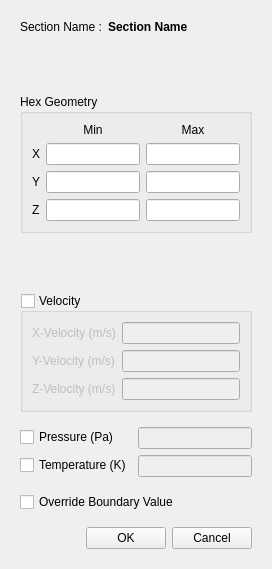
<?xml version="1.0" encoding="UTF-8"?>
<ui version="4.0">
 <class>sectionDialog</class>
 <widget class="QDialog" name="sectionDialog">
  <property name="geometry">
   <rect>
    <x>0</x>
    <y>0</y>
    <width>270</width>
    <height>561</height>
   </rect>
  </property>
  <property name="windowTitle">
   <string>Initialization Option</string>
  </property>
  <layout class="QVBoxLayout" name="verticalLayout">
   <item>
    <widget class="QStackedWidget" name="stackedWidget">
     <property name="currentIndex">
      <number>1</number>
     </property>
     <widget class="QWidget" name="creatPage">
      <layout class="QVBoxLayout" name="verticalLayout_10">
       <item>
        <widget class="QWidget" name="widget_2" native="true">
         <layout class="QHBoxLayout" name="horizontalLayout_5">
          <property name="leftMargin">
           <number>0</number>
          </property>
          <property name="topMargin">
           <number>0</number>
          </property>
          <property name="rightMargin">
           <number>0</number>
          </property>
          <property name="bottomMargin">
           <number>0</number>
          </property>
          <item>
           <widget class="QLabel" name="label_7">
            <property name="font">
             <font>
              <bold>false</bold>
             </font>
            </property>
            <property name="text">
             <string>Section Name :</string>
            </property>
           </widget>
          </item>
          <item>
           <widget class="QLineEdit" name="sectionNameInput"/>
          </item>
         </layout>
        </widget>
       </item>
       <item>
        <widget class="QGroupBox" name="groupBox">
         <property name="title">
          <string>Section Type</string>
         </property>
         <layout class="QVBoxLayout" name="verticalLayout_9">
          <item>
           <widget class="QRadioButton" name="hexType">
            <property name="text">
             <string>Hex</string>
            </property>
            <property name="checked">
             <bool>true</bool>
            </property>
           </widget>
          </item>
          <item>
           <widget class="QRadioButton" name="cylinderType">
            <property name="text">
             <string>Cylinder</string>
            </property>
           </widget>
          </item>
          <item>
           <widget class="QRadioButton" name="sphereType">
            <property name="text">
             <string>Sphere</string>
            </property>
           </widget>
          </item>
          <item>
           <widget class="QRadioButton" name="cellZoneType">
            <property name="text">
             <string>Cell Zone</string>
            </property>
           </widget>
          </item>
          <item>
           <spacer name="verticalSpacer">
            <property name="orientation">
             <enum>Qt::Vertical</enum>
            </property>
            <property name="sizeHint" stdset="0">
             <size>
              <width>20</width>
              <height>0</height>
             </size>
            </property>
           </spacer>
          </item>
         </layout>
        </widget>
       </item>
       <item>
        <widget class="QWidget" name="layout" native="true">
         <layout class="QHBoxLayout" name="horizontalLayout_6">
          <property name="rightMargin">
           <number>0</number>
          </property>
          <property name="bottomMargin">
           <number>0</number>
          </property>
          <item>
           <spacer name="horizontalSpacer">
            <property name="orientation">
             <enum>Qt::Horizontal</enum>
            </property>
            <property name="sizeHint" stdset="0">
             <size>
              <width>40</width>
              <height>20</height>
             </size>
            </property>
           </spacer>
          </item>
          <item>
           <widget class="QPushButton" name="nextButton">
            <property name="text">
             <string>Next</string>
            </property>
           </widget>
          </item>
          <item>
           <widget class="QPushButton" name="cancelButton">
            <property name="text">
             <string>Cancel</string>
            </property>
           </widget>
          </item>
         </layout>
        </widget>
       </item>
      </layout>
     </widget>
     <widget class="QWidget" name="editPage">
      <layout class="QVBoxLayout" name="verticalLayout_11">
       <item>
        <widget class="QWidget" name="widget_1" native="true">
         <layout class="QHBoxLayout" name="horizontalLayout_4">
          <property name="leftMargin">
           <number>0</number>
          </property>
          <property name="topMargin">
           <number>0</number>
          </property>
          <property name="rightMargin">
           <number>0</number>
          </property>
          <property name="bottomMargin">
           <number>0</number>
          </property>
          <item>
           <widget class="QLabel" name="label">
            <property name="sizePolicy">
             <sizepolicy hsizetype="Minimum" vsizetype="Preferred">
              <horstretch>0</horstretch>
              <verstretch>0</verstretch>
             </sizepolicy>
            </property>
            <property name="font">
             <font>
              <bold>false</bold>
             </font>
            </property>
            <property name="text">
             <string>Section Name :</string>
            </property>
           </widget>
          </item>
          <item>
           <widget class="QLabel" name="sectionName">
            <property name="sizePolicy">
             <sizepolicy hsizetype="Minimum" vsizetype="Preferred">
              <horstretch>1</horstretch>
              <verstretch>0</verstretch>
             </sizepolicy>
            </property>
            <property name="font">
             <font>
              <bold>true</bold>
             </font>
            </property>
            <property name="text">
             <string>Section Name</string>
            </property>
           </widget>
          </item>
         </layout>
        </widget>
       </item>
       <item>
        <widget class="QStackedWidget" name="sectionStack">
         <property name="font">
          <font>
           <bold>false</bold>
          </font>
         </property>
         <property name="currentIndex">
          <number>0</number>
         </property>
         <widget class="QWidget" name="page_0">
          <layout class="QVBoxLayout" name="verticalLayout_6">
           <property name="leftMargin">
            <number>0</number>
           </property>
           <property name="topMargin">
            <number>0</number>
           </property>
           <property name="rightMargin">
            <number>0</number>
           </property>
           <property name="bottomMargin">
            <number>0</number>
           </property>
           <item>
            <widget class="QGroupBox" name="hexGroup">
             <property name="sizePolicy">
              <sizepolicy hsizetype="Preferred" vsizetype="Fixed">
               <horstretch>0</horstretch>
               <verstretch>0</verstretch>
              </sizepolicy>
             </property>
             <property name="title">
              <string>Hex Geometry</string>
             </property>
             <layout class="QGridLayout" name="gridLayout">
              <property name="leftMargin">
               <number>9</number>
              </property>
              <property name="topMargin">
               <number>9</number>
              </property>
              <property name="rightMargin">
               <number>9</number>
              </property>
              <property name="bottomMargin">
               <number>9</number>
              </property>
              <item row="5" column="0">
               <widget class="QLabel" name="label_4">
                <property name="text">
                 <string>Y</string>
                </property>
               </widget>
              </item>
              <item row="5" column="1">
               <widget class="QLineEdit" name="minPointY"/>
              </item>
              <item row="6" column="0">
               <widget class="QLabel" name="label_9">
                <property name="text">
                 <string>Z</string>
                </property>
               </widget>
              </item>
              <item row="6" column="2">
               <widget class="QLineEdit" name="maxPointZ"/>
              </item>
              <item row="5" column="2">
               <widget class="QLineEdit" name="maxPointY"/>
              </item>
              <item row="4" column="1">
               <widget class="QLineEdit" name="minPointX"/>
              </item>
              <item row="1" column="2">
               <widget class="QLabel" name="label_13">
                <property name="sizePolicy">
                 <sizepolicy hsizetype="Preferred" vsizetype="Fixed">
                  <horstretch>0</horstretch>
                  <verstretch>0</verstretch>
                 </sizepolicy>
                </property>
                <property name="text">
                 <string>Max</string>
                </property>
                <property name="alignment">
                 <set>Qt::AlignCenter</set>
                </property>
               </widget>
              </item>
              <item row="1" column="1">
               <widget class="QLabel" name="label_2">
                <property name="sizePolicy">
                 <sizepolicy hsizetype="Preferred" vsizetype="Fixed">
                  <horstretch>0</horstretch>
                  <verstretch>0</verstretch>
                 </sizepolicy>
                </property>
                <property name="text">
                 <string>Min</string>
                </property>
                <property name="alignment">
                 <set>Qt::AlignCenter</set>
                </property>
               </widget>
              </item>
              <item row="6" column="1">
               <widget class="QLineEdit" name="minPointZ"/>
              </item>
              <item row="4" column="0">
               <widget class="QLabel" name="label_3">
                <property name="text">
                 <string>X</string>
                </property>
               </widget>
              </item>
              <item row="4" column="2">
               <widget class="QLineEdit" name="maxPointX"/>
              </item>
             </layout>
            </widget>
           </item>
          </layout>
         </widget>
         <widget class="QWidget" name="page_1">
          <layout class="QVBoxLayout" name="verticalLayout_5">
           <property name="leftMargin">
            <number>0</number>
           </property>
           <property name="topMargin">
            <number>0</number>
           </property>
           <property name="rightMargin">
            <number>0</number>
           </property>
           <property name="bottomMargin">
            <number>0</number>
           </property>
           <item>
            <widget class="QGroupBox" name="cylinderGroup">
             <property name="sizePolicy">
              <sizepolicy hsizetype="Preferred" vsizetype="Fixed">
               <horstretch>0</horstretch>
               <verstretch>0</verstretch>
              </sizepolicy>
             </property>
             <property name="title">
              <string>Cylinder Geometry</string>
             </property>
             <layout class="QVBoxLayout" name="verticalLayout_3">
              <item>
               <widget class="QWidget" name="horizontalWidget" native="true">
                <layout class="QHBoxLayout" name="horizontalLayout_3">
                 <item>
                  <widget class="QGroupBox" name="axisPoint1">
                   <property name="title">
                    <string>Axis Point 1</string>
                   </property>
                   <layout class="QFormLayout" name="formLayout_2">
                    <item row="0" column="0">
                     <widget class="QLabel" name="xLabel">
                      <property name="text">
                       <string>X</string>
                      </property>
                     </widget>
                    </item>
                    <item row="0" column="1">
                     <widget class="QLineEdit" name="p1x"/>
                    </item>
                    <item row="1" column="0">
                     <widget class="QLabel" name="yLabel">
                      <property name="text">
                       <string>Y</string>
                      </property>
                     </widget>
                    </item>
                    <item row="1" column="1">
                     <widget class="QLineEdit" name="p1y"/>
                    </item>
                    <item row="2" column="0">
                     <widget class="QLabel" name="zLabel">
                      <property name="text">
                       <string>Z</string>
                      </property>
                     </widget>
                    </item>
                    <item row="2" column="1">
                     <widget class="QLineEdit" name="p1z"/>
                    </item>
                   </layout>
                  </widget>
                 </item>
                 <item>
                  <widget class="QGroupBox" name="axisPoint2">
                   <property name="title">
                    <string>Axis Point 2</string>
                   </property>
                   <layout class="QFormLayout" name="formLayout">
                    <item row="1" column="0">
                     <widget class="QLabel" name="yLabel_2">
                      <property name="text">
                       <string>Y</string>
                      </property>
                     </widget>
                    </item>
                    <item row="1" column="1">
                     <widget class="QLineEdit" name="p2y"/>
                    </item>
                    <item row="2" column="0">
                     <widget class="QLabel" name="zLabel_2">
                      <property name="text">
                       <string>Z</string>
                      </property>
                     </widget>
                    </item>
                    <item row="2" column="1">
                     <widget class="QLineEdit" name="p2z"/>
                    </item>
                    <item row="0" column="1">
                     <widget class="QLineEdit" name="p2x"/>
                    </item>
                    <item row="0" column="0">
                     <widget class="QLabel" name="xLabel_2">
                      <property name="text">
                       <string>X</string>
                      </property>
                     </widget>
                    </item>
                   </layout>
                  </widget>
                 </item>
                </layout>
               </widget>
              </item>
              <item>
               <widget class="QGroupBox" name="radiousGroup">
                <property name="sizePolicy">
                 <sizepolicy hsizetype="Preferred" vsizetype="Fixed">
                  <horstretch>0</horstretch>
                  <verstretch>0</verstretch>
                 </sizepolicy>
                </property>
                <property name="title">
                 <string>Radius</string>
                </property>
                <layout class="QFormLayout" name="formLayout_6">
                 <item row="0" column="0">
                  <widget class="QLabel" name="radiusLabel">
                   <property name="text">
                    <string>R</string>
                   </property>
                  </widget>
                 </item>
                 <item row="0" column="1">
                  <widget class="QLineEdit" name="cylinderRadius"/>
                 </item>
                </layout>
               </widget>
              </item>
             </layout>
            </widget>
           </item>
          </layout>
         </widget>
         <widget class="QWidget" name="page_2">
          <layout class="QVBoxLayout" name="verticalLayout_7">
           <property name="leftMargin">
            <number>0</number>
           </property>
           <property name="topMargin">
            <number>0</number>
           </property>
           <property name="rightMargin">
            <number>0</number>
           </property>
           <property name="bottomMargin">
            <number>0</number>
           </property>
           <item>
            <widget class="QGroupBox" name="sphereGroup">
             <property name="sizePolicy">
              <sizepolicy hsizetype="Preferred" vsizetype="Fixed">
               <horstretch>0</horstretch>
               <verstretch>0</verstretch>
              </sizepolicy>
             </property>
             <property name="title">
              <string>Sphere Geometry</string>
             </property>
             <layout class="QVBoxLayout" name="verticalLayout_2">
              <item>
               <widget class="QGroupBox" name="centerGroup">
                <property name="title">
                 <string>Center Point</string>
                </property>
                <layout class="QFormLayout" name="formLayout_7">
                 <item row="0" column="0">
                  <widget class="QLabel" name="xLabel_4">
                   <property name="text">
                    <string>X</string>
                   </property>
                  </widget>
                 </item>
                 <item row="0" column="1">
                  <widget class="QLineEdit" name="cx"/>
                 </item>
                 <item row="1" column="0">
                  <widget class="QLabel" name="yLabel_4">
                   <property name="text">
                    <string>Y</string>
                   </property>
                  </widget>
                 </item>
                 <item row="1" column="1">
                  <widget class="QLineEdit" name="cy"/>
                 </item>
                 <item row="2" column="0">
                  <widget class="QLabel" name="zLabel_4">
                   <property name="text">
                    <string>Z</string>
                   </property>
                  </widget>
                 </item>
                 <item row="2" column="1">
                  <widget class="QLineEdit" name="cz"/>
                 </item>
                </layout>
               </widget>
              </item>
              <item>
               <widget class="QGroupBox" name="radiousGroup_2">
                <property name="sizePolicy">
                 <sizepolicy hsizetype="Preferred" vsizetype="Fixed">
                  <horstretch>0</horstretch>
                  <verstretch>0</verstretch>
                 </sizepolicy>
                </property>
                <property name="title">
                 <string>Radius</string>
                </property>
                <layout class="QFormLayout" name="formLayout_8">
                 <item row="0" column="0">
                  <widget class="QLabel" name="radiusLabel_2">
                   <property name="text">
                    <string>R</string>
                   </property>
                  </widget>
                 </item>
                 <item row="0" column="1">
                  <widget class="QLineEdit" name="sphereRadius"/>
                 </item>
                </layout>
               </widget>
              </item>
             </layout>
            </widget>
           </item>
          </layout>
         </widget>
         <widget class="QWidget" name="page_3">
          <layout class="QVBoxLayout" name="verticalLayout_8">
           <property name="leftMargin">
            <number>0</number>
           </property>
           <property name="topMargin">
            <number>0</number>
           </property>
           <property name="rightMargin">
            <number>0</number>
           </property>
           <item>
            <widget class="QGroupBox" name="cellZoneGroup">
             <property name="sizePolicy">
              <sizepolicy hsizetype="Preferred" vsizetype="Fixed">
               <horstretch>0</horstretch>
               <verstretch>0</verstretch>
              </sizepolicy>
             </property>
             <property name="title">
              <string>Cell Zone</string>
             </property>
             <layout class="QVBoxLayout" name="cellZoneGroupLayout"/>
            </widget>
           </item>
          </layout>
         </widget>
        </widget>
       </item>
       <item>
        <widget class="QWidget" name="widget_10" native="true">
         <layout class="QVBoxLayout" name="initialValuesLayout">
          <property name="leftMargin">
           <number>0</number>
          </property>
          <property name="topMargin">
           <number>0</number>
          </property>
          <property name="rightMargin">
           <number>0</number>
          </property>
          <property name="bottomMargin">
           <number>0</number>
          </property>
          <item>
           <widget class="QGroupBox" name="velocityGroup">
            <property name="title">
             <string>Velocity</string>
            </property>
            <property name="checkable">
             <bool>true</bool>
            </property>
            <property name="checked">
             <bool>false</bool>
            </property>
            <layout class="QFormLayout" name="formLayout_4">
             <item row="1" column="0">
              <widget class="QLabel" name="label_1">
               <property name="text">
                <string>X-Velocity (m/s)</string>
               </property>
              </widget>
             </item>
             <item row="1" column="1">
              <widget class="QLineEdit" name="ux"/>
             </item>
             <item row="2" column="0">
              <widget class="QLabel" name="label_5">
               <property name="text">
                <string>Y-Velocity (m/s)</string>
               </property>
              </widget>
             </item>
             <item row="2" column="1">
              <widget class="QLineEdit" name="uy"/>
             </item>
             <item row="3" column="0">
              <widget class="QLabel" name="label_6">
               <property name="text">
                <string>Z-Velocity (m/s)</string>
               </property>
              </widget>
             </item>
             <item row="3" column="1">
              <widget class="QLineEdit" name="uz"/>
             </item>
            </layout>
           </widget>
          </item>
          <item>
           <widget class="QWidget" name="properties" native="true">
            <layout class="QFormLayout" name="formLayout_3">
             <property name="leftMargin">
              <number>0</number>
             </property>
             <property name="rightMargin">
              <number>0</number>
             </property>
             <item row="0" column="0">
              <widget class="QCheckBox" name="pressureCheckBox">
               <property name="text">
                <string>Pressure (Pa)</string>
               </property>
              </widget>
             </item>
             <item row="0" column="1">
              <widget class="QLineEdit" name="pressure">
               <property name="enabled">
                <bool>false</bool>
               </property>
              </widget>
             </item>
             <item row="1" column="0">
              <widget class="QCheckBox" name="temperatureCheckBox">
               <property name="text">
                <string>Temperature (K)</string>
               </property>
              </widget>
             </item>
             <item row="1" column="1">
              <widget class="QLineEdit" name="temperature">
               <property name="enabled">
                <bool>false</bool>
               </property>
              </widget>
             </item>
            </layout>
           </widget>
          </item>
         </layout>
        </widget>
       </item>
       <item>
        <widget class="QCheckBox" name="overrideBoundaryValue">
         <property name="text">
          <string>Override Boundary Value</string>
         </property>
        </widget>
       </item>
       <item>
        <spacer name="verticalSpacer_2">
         <property name="orientation">
          <enum>Qt::Vertical</enum>
         </property>
         <property name="sizeHint" stdset="0">
          <size>
           <width>20</width>
           <height>0</height>
          </size>
         </property>
        </spacer>
       </item>
       <item>
        <widget class="QWidget" name="widget_4" native="true">
         <layout class="QHBoxLayout" name="horizontalLayout_7">
          <property name="rightMargin">
           <number>0</number>
          </property>
          <property name="bottomMargin">
           <number>0</number>
          </property>
          <item>
           <spacer name="horizontalSpacer_2">
            <property name="orientation">
             <enum>Qt::Horizontal</enum>
            </property>
            <property name="sizeHint" stdset="0">
             <size>
              <width>208</width>
              <height>20</height>
             </size>
            </property>
           </spacer>
          </item>
          <item>
           <widget class="QPushButton" name="ok">
            <property name="text">
             <string>OK</string>
            </property>
           </widget>
          </item>
          <item>
           <widget class="QPushButton" name="cancel">
            <property name="text">
             <string>Cancel</string>
            </property>
           </widget>
          </item>
         </layout>
        </widget>
       </item>
      </layout>
     </widget>
    </widget>
   </item>
  </layout>
 </widget>
 <tabstops>
  <tabstop>sectionNameInput</tabstop>
  <tabstop>hexType</tabstop>
  <tabstop>cylinderType</tabstop>
  <tabstop>sphereType</tabstop>
  <tabstop>cellZoneType</tabstop>
  <tabstop>minPointX</tabstop>
  <tabstop>minPointY</tabstop>
  <tabstop>minPointZ</tabstop>
  <tabstop>maxPointX</tabstop>
  <tabstop>maxPointY</tabstop>
  <tabstop>maxPointZ</tabstop>
  <tabstop>p1x</tabstop>
  <tabstop>p1y</tabstop>
  <tabstop>p1z</tabstop>
  <tabstop>p2x</tabstop>
  <tabstop>p2y</tabstop>
  <tabstop>p2z</tabstop>
  <tabstop>cylinderRadius</tabstop>
  <tabstop>cx</tabstop>
  <tabstop>cy</tabstop>
  <tabstop>cz</tabstop>
  <tabstop>sphereRadius</tabstop>
  <tabstop>velocityGroup</tabstop>
  <tabstop>ux</tabstop>
  <tabstop>uy</tabstop>
  <tabstop>uz</tabstop>
  <tabstop>pressureCheckBox</tabstop>
  <tabstop>pressure</tabstop>
  <tabstop>temperatureCheckBox</tabstop>
  <tabstop>temperature</tabstop>
  <tabstop>overrideBoundaryValue</tabstop>
  <tabstop>nextButton</tabstop>
  <tabstop>cancelButton</tabstop>
 </tabstops>
 <resources/>
 <connections>
  <connection>
   <sender>pressureCheckBox</sender>
   <signal>toggled(bool)</signal>
   <receiver>pressure</receiver>
   <slot>setEnabled(bool)</slot>
   <hints>
    <hint type="sourcelabel">
     <x>79</x>
     <y>433</y>
    </hint>
    <hint type="destinationlabel">
     <x>191</x>
     <y>434</y>
    </hint>
   </hints>
  </connection>
  <connection>
   <sender>temperatureCheckBox</sender>
   <signal>toggled(bool)</signal>
   <receiver>temperature</receiver>
   <slot>setEnabled(bool)</slot>
   <hints>
    <hint type="sourcelabel">
     <x>79</x>
     <y>460</y>
    </hint>
    <hint type="destinationlabel">
     <x>191</x>
     <y>461</y>
    </hint>
   </hints>
  </connection>
  <connection>
   <sender>cancel</sender>
   <signal>clicked()</signal>
   <receiver>sectionDialog</receiver>
   <slot>reject()</slot>
   <hints>
    <hint type="sourcelabel">
     <x>214</x>
     <y>512</y>
    </hint>
    <hint type="destinationlabel">
     <x>134</x>
     <y>275</y>
    </hint>
   </hints>
  </connection>
 </connections>
</ui>
